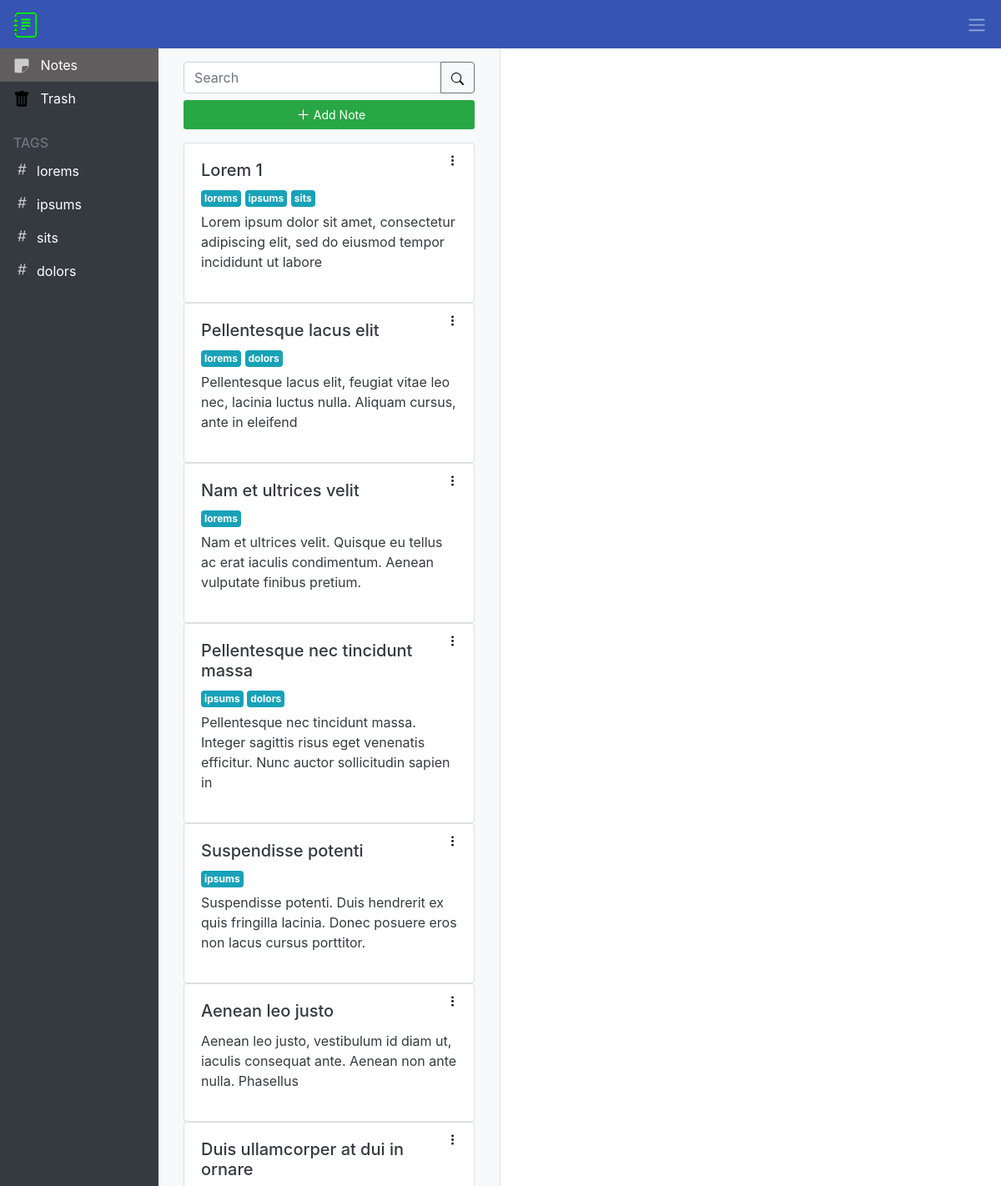
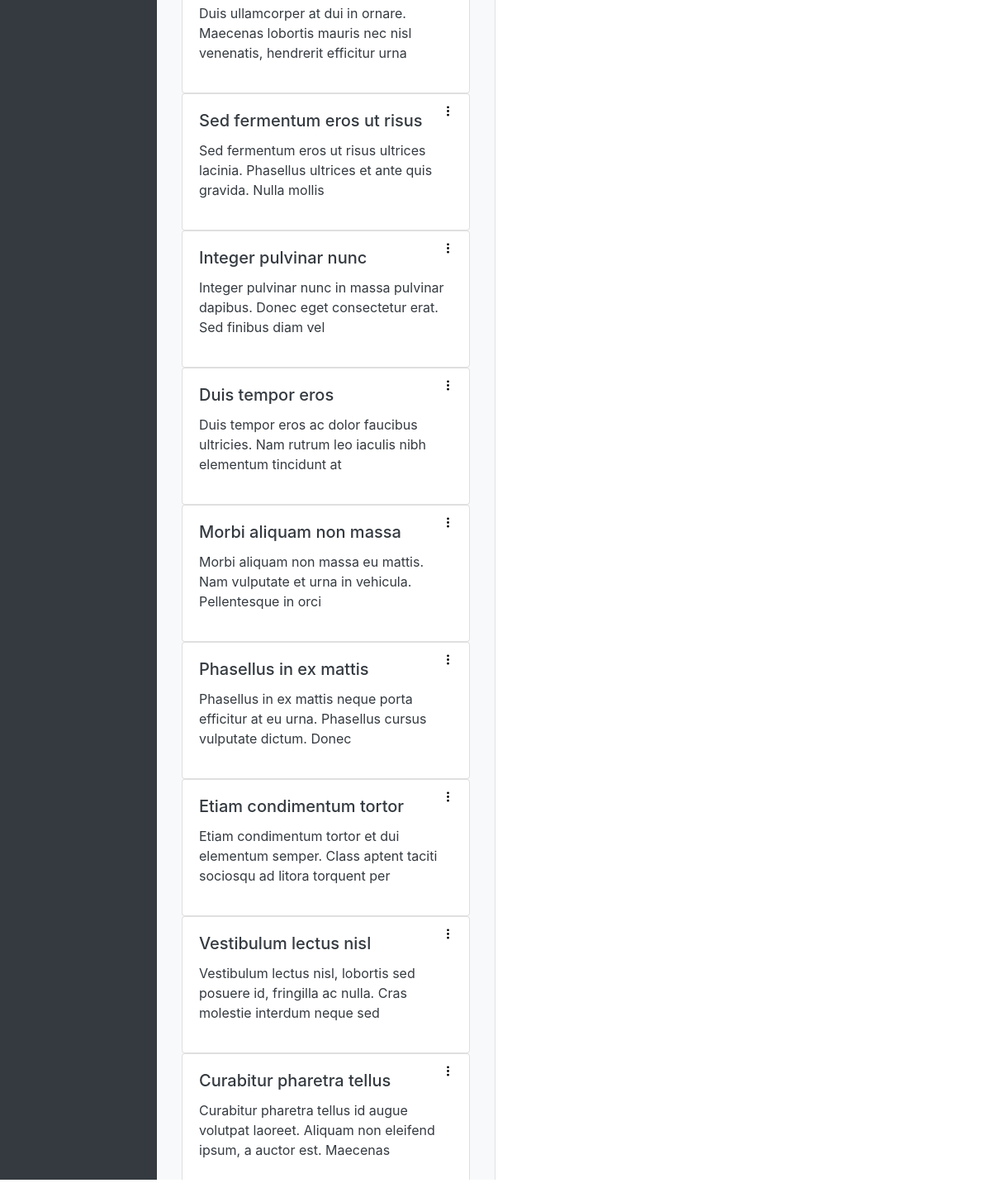
Before: /profile/notes/all/ (signed in) with the older database file (2 pictures, top to bottom).
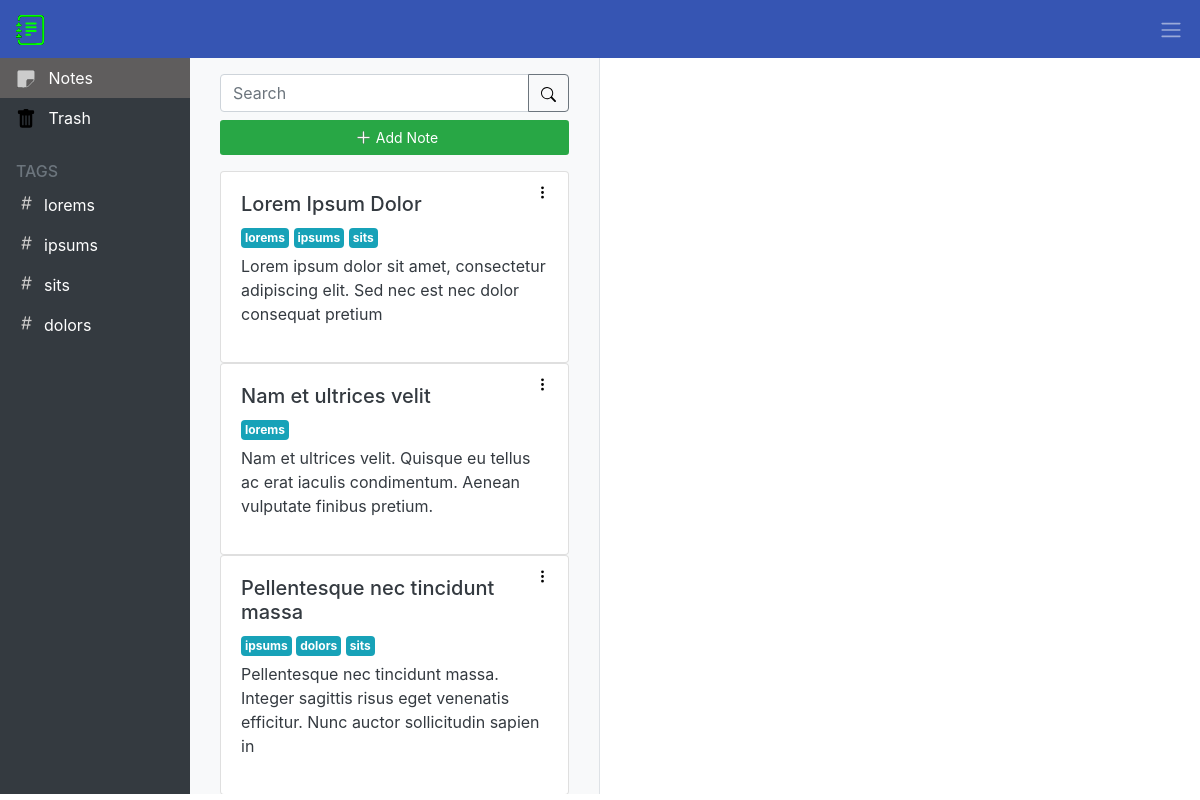
After: the same page with the newer database file.
### notes/models.py (models this page shows, shortened)
class Note(models.Model):
  note_title = models.CharField(max_length=200)
  note_body = MarkdownxField()
  user = models.ForeignKey(
    settings.AUTH_USER_MODEL,
    on_delete=models.CASCADE,
  )
  trashed = models.BooleanField(default=False)
  published = models.DateField(auto_now_add=True)
  tags = TaggableManager()

### notes/views.py (the view)
# urls.py: path('profile/notes/all/', views.get_user_notes, name='default_user_prof'),
@login_required
def get_user_notes(request, tag='all'):
  notes_list = []
  tags_list = []
  notes_list, tags_list = note_and_tag_list(request, tag)
  for note in notes_list:
    note.nt_tags = note.tags.all()
    note.summary = text_splitter(note.note_body, 15)
  template = loader.get_template('notes/user_notes.html')
  context = {
    'notes_list': notes_list,
    'tags_list': tags_list,
    'tag_name': tag,
  }
  return HttpResponse(template.render(context, request))

### notes/utils/helpers.py (called while the page is built)
def text_splitter(text, n):
  first_n_words = text.split()[:n]
  result = ' '.join(first_n_words)
  return result

### notes/views.py (called while the page is built)
def note_and_tag_list(request, tag):
  username = request.user
  notes_list = Note.objects.filter(user__username=username)
  tags_list = []
  for note in notes_list:
    if not note.trashed:
      note_tags = list(note.tags.all())
      note.note_tags = note.tags.all()
      for tg in note_tags:
        if tg not in tags_list:
          tags_list.append(tg)
  if tag == 'all' or tag == 'search_res':
    notes_list = notes_list.filter(trashed=False)
  elif tag == 'trash':
    notes_list = notes_list.filter(trashed=True)
  else:
    notes_list = notes_list.filter(trashed=False).filter(tags__name=tag)
  return (notes_list, tags_list)

### notes/templates/notes/user_notes.html (shortened to what this page needs)
{% extends "base.html" %}
{% block content %}
  {% load static %}
  {% load crispy_forms_tags %}
  <div class="main-container row">
    <nav id="sidebarMenu" class="main-sidebar col-lg-2 d-lg-block bg-dark sidebar collapse">
      <div class="tags-sidebar sidebar-sticky overflow-auto">
        <ul class="nav flex-column tags-section">
          {% if tag_name == "all" %}
            <li class="nav-item">
              <a href="/profile/notes/all/" class="nav-link active">
                <img src="{% static 'assets/sticky-fill.svg' %}" width="20" height="20" alt="" style="margin-right: 0.5rem;">
                Notes
              </a>
            </li>
          {% endif %}
          {% if tag_name == "trash" %}
            <li class="nav-item">
              <a href="/profile/notes/trash/" class="nav-link active">
                <img src="{% static 'assets/trash-fill.svg' %}" width="20" height="20" alt="" style="margin-right: 0.5rem;">
                Trash
                <span class="sr-only">(current)</span>
              </a>
            </li>
          {% else %}
            <li class="nav-item">
              <a href="/profile/notes/trash/" class="nav-link">
                <img src="{% static 'assets/trash-fill.svg' %}" width="20" height="20" alt="" style="margin-right: 0.5rem;">
                Trash
              </a>
            </li>
          {% endif %}
          <h6 class="sidebar-heading d-flex justify-content-between align-items-center px-3 mt-4 mb-1 text-muted">
            <span>Tags</span>
          </h6>
          {% if tags_list %}
            {% for tag in tags_list %}
              {% if tag.name == tag_name %}
                <li class="nav-item">
                  <a href="/profile/notes/{{ tag_name }}/" class="nav-link d-flex justify-content-start active">
                    <img src="{% static 'assets/hash.svg' %}" width="20" height="20" alt="" style="margin-right: 0.5rem;">
                    <div class="tag-sidebar">{{ tag.name }}</div>
                    <span class="sr-only">(current)</span>
                  </a>
                </li>
              {% else %}
                <li class="nav-item">
                  <a href="/profile/notes/{{ tag.name }}/" class="nav-link d-flex justify-content-start">
                    <img src="{% static 'assets/hash.svg' %}" width="20" height="20" alt="" style="margin-right: 0.5rem;">
                    <div class="tag-sidebar">{{ tag.name }}</div>
                  </a>
                </li>
              {% endif %}
            {% endfor %}
          {% endif %}
        </ul>
      </div>
    </nav>
    {% include "notes/notes_list.html" %}
  </div>
{% endblock %}

### notes/templates/base.html (shortened to what this page needs)
<!doctype html>
<html lang="en">
  <head>
    {% load static %}
    <link rel="stylesheet" type="text/css" href="{% static 'notes/css/bootstrap.min.css' %}">
    <link rel="stylesheet" type="text/css" href="{% static 'notes/css/style.css' %}">
    <link rel="stylesheet" type="text/css" href="{% static 'notes/css/tagInput.min.css' %}">
  </head>
  <body>
    <nav class="navbar navbar-expand-lg navbar-dark d-flex justify-content-between" style="background-color: #3655B3;">
      <a class="navbar-brand" href="/">
        <img src="{% static 'assets/journal-text.svg' %}" width="30" height="30" alt="">
      </a>
      {% if user.is_authenticated %}
        <div class="dropdown">
          <button id="dProfile" class="btn p-0 ml-3" type="button"
            data-toggle="dropdown" aria-haspopup="true" aria-expanded="false">
            <span class="navbar-toggler-icon"></span>
          </button>
        </div>
      {% else %}
        <div>
          <a href="/login" class="btn btn-outline-light my-2 my-sm-0" role="button" aria-disabled="true">Login</a>
          <a href="/signup" class="btn btn-success my-2 my-sm-0" role="button" aria-disabled="true">Sign Up</a>
        </div>
      {% endif %}
    </nav>
    {% block content %}
    {% endblock %}
  </body>
</html>

### notes/templates/notes/notes_list.html (shortened to what this page needs)
{% load static%}
{% if note_presented %}
  <nav id="sidebarListMenu" class="col-md-6 col-lg-4 border-right d-md-block bg-light sidebar collapse">
{% else %}
  <nav id="sidebarListMenu" class="col-md-6 col-lg-4 border-right bg-light sidebar">
{% endif %}
  <div class="note-sidebar sidebar-sticky container overflow-auto">
    <ul id="note-list" class="nav flex-column notes-section">
      <li class="nav-item sticky-top bg-light pt-3">
        <form action="{% url 'notes:search_feature' %}" method="POST" class="search-bar d-flex">
          <div class="input-group mb-2">
            <input type="search" name="search-bar" class="form-control" placeholder="Search" aria-label="Search">
            <div class="input-group-append">
              <button class="btn btn-outline-secondary" type="submit" id="search-button">
                <img src="{% static 'assets/search.svg' %}" width="15" height="15" alt="">
              </button>
            </div>
          </div>
        </form>
        <a class="btn btn-block btn-sm mb-3 add-new-note d-flex justify-content-center align-items-center" href="/add-note/" role="button">
          <img src="{% static 'assets/plus.svg' %}" width="25" height="25" alt="">
          Add Note
        </a>
      </li>
      {% if notes_list %}
        {% if tag_name == "trash" %}
          {% for note in notes_list %}
            {% if note_number == note.id %}
              <li class="nav-item position-relative">
                <div class="card">
                  <div class="dropdown drop-three position-absolute">
                    <a class="btn zindex-dropdown three-dots" href="#" role="button" id="dropdownMenuLink" data-toggle="dropdown" aria-haspopup="true" aria-expanded="false">
                      <img src="{% static 'assets/three-dots-vertical.svg' %}" width="15" height="15" alt="">
                    </a>
                    <ul class="dropdown-menu dropdown-menu-right" aria-labelledby="dropdownMenuLink">
                      <li>
                        <div class="btn-group d-flex justify-content-center">
                          <a href="/untrash/{{ note.id }}" style="text-align:center;" class="btn btn-link operationsButtons">
                            <img src="{% static 'assets/arrow-clockwise.svg' %}" width="15" height="15" alt="">
                          </a>
                          <a href="/delete/{{ note.id }}" style="text-align:center;" class="btn btn-link operationsButtons">
                            <img src="{% static 'assets/trash.svg' %}" width="15" height="15" alt="">
                          </a>
                        </div>
                      </li>
                    </ul>
                  </div>
                  <div class="card-body" style="transform: rotate(0);">
                    <h5 class="card-title">{{ note.note_title }}</h5>
                    <div class="card-badge">
                      {% if note.nt_tags %}
                        {% for tg in note.nt_tags %}
                          <span class="badge badge-info card-badge-span p-1">{{ tg }}</span>
                        {% endfor %}
                      {% endif %}
                    </div>
                    <p class="card-text">{{ note.summary }}</p>
                    <a href="/profile/notes/{{ tag_name }}/{{ note.id }}" class="stretched-link note-link nav-link active">
                      <span class="sr-only">(current)</span>
                    </a>
                  </div>
                </div>
              </li>
            {% else %}
              <li class="nav-item position-relative">
                <div class="card">
                  <div class="dropdown drop-three position-absolute">
                    <a class="btn zindex-dropdown three-dots" href="#" role="button" id="dropdownMenuLink" data-toggle="dropdown" aria-haspopup="true" aria-expanded="false">
                      <img src="{% static 'assets/three-dots-vertical.svg' %}" width="15" height="15" alt="">
                    </a>
                    <ul class="dropdown-menu dropdown-menu-right" aria-labelledby="dropdownMenuLink">
                      <li>
                        <div class="btn-group d-flex justify-content-center">
                          <a href="/untrash/{{ note.id }}" style="text-align:center;" class="btn btn-link operationsButtons">
                            <img src="{% static 'assets/arrow-clockwise.svg' %}" width="15" height="15" alt="">
                          </a>
                          <a href="/delete/{{ note.id }}" style="text-align:center;" class="btn btn-link operationsButtons">
                            <img src="{% static 'assets/trash.svg' %}" width="15" height="15" alt="">
                          </a>
                        </div>
                      </li>
                    </ul>
                  </div>
                  <div class="card-body" style="transform: rotate(0);">
                    <h5 class="card-title">{{ note.note_title }}</h5>
                    <div class="card-badge">
                      {% if note.nt_tags %}
                        {% for tg in note.nt_tags %}
                          <span class="badge badge-info card-badge-span p-1">{{ tg }}</span>
                        {% endfor %}
                      {% endif %}
                    </div>
                    <p class="card-text">{{ note.summary }}</p>
                    <a href="/profile/notes/{{ tag_name }}/{{ note.id }}" class="stretched-link note-link nav-link"></a>
                  </div>
                </div>
              </li>
            {% endif %}
          {% endfor %}
        {% elif tag_name == "all" %}
          {% for note in notes_list %}
            {% if note_number == note.id %}
              <li class="nav-item overflow-hidden">
                <div class="card">
                  <div class="dropdown drop-three position-absolute">
                    <a class="btn zindex-dropdown three-dots" href="#" role="button" id="dropdownMenuLink" data-toggle="dropdown" aria-haspopup="true" aria-expanded="false">
                      <img src="{% static 'assets/three-dots-vertical.svg' %}" width="15" height="15" alt="">
                    </a>
                    <ul class="dropdown-menu dropdown-menu-right" aria-labelledby="dropdownMenuLink">
                      <li>
                        <div class="btn-group d-flex justify-content-center">
                          <a href="/update-note/{{ note.id }}" style="text-align:center;" class="btn btn-link operationsButtons">
                            <img src="{% static 'assets/pencil-square.svg' %}" width="15" height="15" alt="">
                          </a>
                          <a href="/trash/{{ note.id }}" style="text-align:center;" class="btn btn-link operationsButtons">
                            <img src="{% static 'assets/trash.svg' %}" width="15" height="15" alt="">
                          </a>
                        </div>
                      </li>
                    </ul>
                  </div>
                  <div class="card-body" style="transform: rotate(0);">
                    <h5 class="card-title">{{ note.note_title }}</h5>
                    <div class="card-badge">
                      {% if note.nt_tags %}
                        {% for tg in note.nt_tags %}
                          <span class="badge badge-info card-badge-span p-1">{{ tg }}</span>
                        {% endfor %}
                      {% endif %}
                    </div>
                    <p class="card-text">{{ note.summary }}</p>
                    <a href="/profile/notes/{{ tag_name }}/{{ note.id }}" class="stretched-link note-link nav-link active">
                      <span class="sr-only">(current)</span>
                    </a>
                  </div>
                </div>
              </li>
            {% else %}
              <li class="nav-item overflow-hidden">
                <div class="card">
                  <div class="dropdown drop-three position-absolute">
                    <a class="btn zindex-dropdown three-dots" href="#" role="button" id="dropdownMenuLink" data-toggle="dropdown" aria-haspopup="true" aria-expanded="false">
                      <img src="{% static 'assets/three-dots-vertical.svg' %}" width="15" height="15" alt="">
                    </a>
                  </div>
                  <div class="card-body" style="transform: rotate(0);">
                    <h5 class="card-title">{{ note.note_title }}</h5>
                    <div class="card-badge">
                      {% if note.nt_tags %}
                        {% for tg in note.nt_tags %}
                          <span class="badge badge-info card-badge-span p-1">{{ tg }}</span>
                        {% endfor %}
                      {% endif %}
                    </div>
                    <p class="card-text">{{ note.summary }}</p>
                  </div>
                </div>
              </li>
            {% endif %}
          {% endfor %}
        {% endif %}
      {% endif %}
    </ul>
  </div>
</nav>

### notes/templates/notes/note_detail.html (shortened to what this page needs)
{% load static %}

### notes/static/notes/css/style.css (style rules this page uses)
html { height: 100vh; max-width: 100%; overflow-x: hidden; }
body { height: inherit; max-width: 100%; overflow-x: hidden; }
.card { color: #343a40; }
.card-text { overflow: hidden; text-overflow: ellipsis; }
.note-sidebar, .tags-sidebar { height: 92vh; }
.main-sidebar .nav-link { color: white; }
.sidebar .nav-link.active { background-color: rgb(95, 93, 93); }
.sidebar-heading { text-transform: uppercase; }
.main-sidebar { padding-right: 0; }
.tag-sidebar { text-overflow: ellipsis; overflow: hidden; width: 120px; white-space: nowrap; }
.card-badge-span { text-overflow: ellipsis; overflow: hidden; max-width: 120px; white-space: nowrap; }
.add-new-note { background-color: #28a745; color: white; }
.drop-three { right: 5px; z-index: 1; }

Changed rows visible on the page:
removed Note: note_title "Pellentesque lacus elit", summary "Pellentesque lacus elit, feugiat vitae leo nec, lacinia luctus nulla. Aliquam cursus, ante in eleifend", Tag (name "lorems"), Tag (name "dolors")
removed Note: note_title "Suspendisse potenti", summary "Suspendisse potenti. Duis hendrerit ex quis fringilla lacinia. Donec posuere eros non lacus cursus porttitor.", Tag (name "ipsums")
removed Note: note_title "Aenean leo justo", summary "Aenean leo justo, vestibulum id diam ut, iaculis consequat ante. Aenean non ante nulla. Phasellus"
removed Note: note_title "Duis ullamcorper at dui in ornare", summary "Duis ullamcorper at dui in ornare. Maecenas lobortis mauris nec nisl venenatis, hendrerit efficitur urna"
removed Note: note_title "Sed fermentum eros ut risus", summary "Sed fermentum eros ut risus ultrices lacinia. Phasellus ultrices et ante quis gravida. Nulla mollis"
removed Note: note_title "Integer pulvinar nunc", summary "Integer pulvinar nunc in massa pulvinar dapibus. Donec eget consectetur erat. Sed finibus diam vel"
removed Note: note_title "Duis tempor eros", summary "Duis tempor eros ac dolor faucibus ultricies. Nam rutrum leo iaculis nibh elementum tincidunt at"
removed Note: note_title "Morbi aliquam non massa", summary "Morbi aliquam non massa eu mattis. Nam vulputate et urna in vehicula. Pellentesque in orci"
removed Note: note_title "Phasellus in ex mattis", summary "Phasellus in ex mattis neque porta efficitur at eu urna. Phasellus cursus vulputate dictum. Donec"
removed Note: note_title "Etiam condimentum tortor", summary "Etiam condimentum tortor et dui elementum semper. Class aptent taciti sociosqu ad litora torquent per"
removed Note: note_title "Vestibulum lectus nisl", summary "Vestibulum lectus nisl, lobortis sed posuere id, fringilla ac nulla. Cras molestie interdum neque sed"
removed Note: note_title "Curabitur pharetra tellus", summary "Curabitur pharetra tellus id augue volutpat laoreet. Aliquam non eleifend ipsum, a auctor est. Maecenas"
changed Note: note_title "Lorem 1" → "Lorem Ipsum Dolor"; summary "Lorem ipsum dolor sit amet, consectetur adipiscing elit, sed do eiusmod tempor incididunt ut labore" → "Lorem ipsum dolor sit amet, consectetur adipiscing elit. Sed nec est nec dolor consequat pretium"
changed Note "Pellentesque nec tincidunt massa": gains Tag (name "sits")
